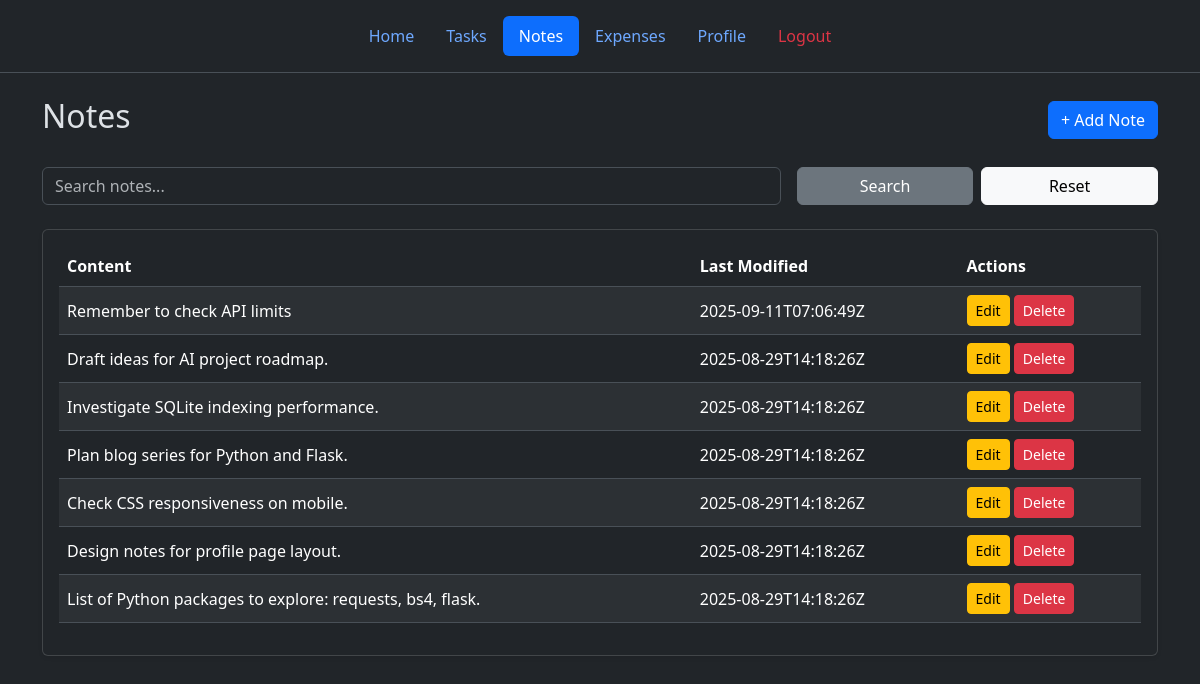
/notes (signed in), run on an earlier commit of the app's database.
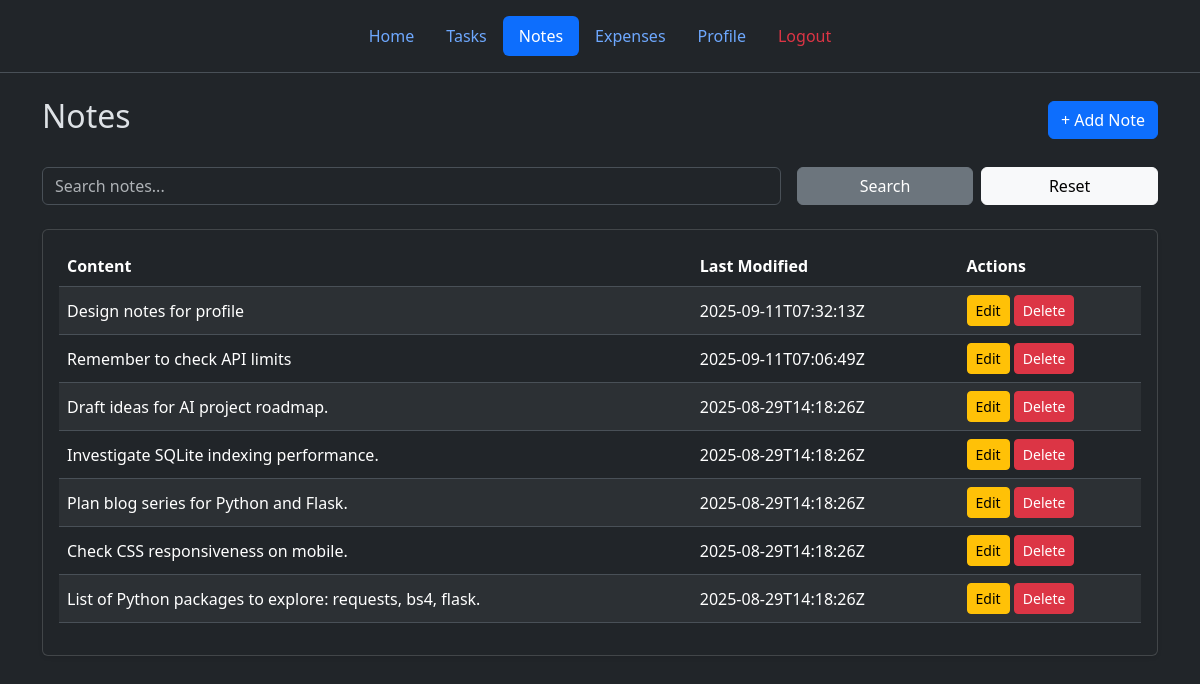
And on a later commit of the database.
### tables this page shows
CREATE TABLE notes (
  id TEXT PRIMARY KEY,            -- UUID v4
  user_id TEXT NOT NULL,
  content TEXT NOT NULL,
  is_deleted INTEGER DEFAULT 0,
  deleted_at TEXT,
  last_modified TEXT DEFAULT (strftime('%Y-%m-%dT%H:%M:%SZ','now')),
  synced INTEGER DEFAULT 0,
  FOREIGN KEY(user_id) REFERENCES users(id)
);

### web/routes.py (the view)
@main_bp.route("/notes")
@login_required
def notes_page():
    user_id = session["user_id"]
    db_path = current_app.config["DB_PATH"]
    search_term = request.args.get('q')
    all_notes = get_notes(db_path, user_id, search_term)
    return render_template("notes.html", notes=all_notes)

### web/models.py (called while the page is built)
def get_notes(db_path, user_id, search_term=None):
    query = "SELECT * FROM notes WHERE user_id=? AND is_deleted=0"
    params = [user_id]
    if search_term:
        query += " AND content LIKE ?"
        params.append(f'%{search_term}%')
    query += " ORDER BY last_modified DESC"
    with get_db_connection(db_path) as conn:
        return conn.execute(query, tuple(params)).fetchall()

### web/routes.py (called while the page is built)
def login_required(f):
    @wraps(f)
    def decorated_function(*args, **kwargs):
        if "user_id" not in session:
            flash("Please login to access this page.", "warning")
            return redirect(url_for("auth_bp.login"))
        return f(*args, **kwargs)
    return decorated_function

### web/utils.py (called while the page is built)
def get_db_connection(db_path: str):
    connect = sqlite3.connect(db_path)
    connect.row_factory = sqlite3.Row
    return connect

### web/templates/notes.html (shortened to what this page needs)
{% extends "base.html" %} {% block content %}
<div class="container mt-4">
  <div class="d-flex justify-content-between align-items-center mb-4">
    <h2>Notes</h2>
    <button
      class="btn btn-primary"
      data-bs-toggle="modal"
      data-bs-target="#addNoteModal"
    >
      + Add Note
    </button>
  </div>
  <form method="GET" class="row g-3 mb-4">
    <div class="col-md-8">
      <input
        type="text"
        name="q"
        class="form-control"
        placeholder="Search notes..."
        value="{{ request.args.get('q', '') }}"
      />
    </div>
    <div class="col-md-4 d-flex gap-2">
      <button class="btn btn-secondary w-50" type="submit">Search</button>
      <a href="{{ url_for('main_bp.notes_page') }}" class="btn btn-light w-50"
        >Reset</a
      >
    </div>
  </form>
  <div class="card shadow-sm">
    <div class="card-body">
      {% if notes %}
      <div class="table-responsive">
        <table class="table table-striped table-hover align-middle">
          <thead>
            <tr>
              <th>Content</th>
              <th>Last Modified</th>
              <th>Actions</th>
            </tr>
          </thead>
          <tbody>
            {% for note in notes %}
            <tr>
              <td>
                {{ note.content[:80] }}
              </td>
              <td>{{ note.last_modified or "-" }}</td>
              <td>
                <button
                  class="btn btn-sm btn-warning"
                  data-bs-toggle="modal"
                  data-bs-target="#editNote{{ note.id }}"
                >
                  Edit
                </button>
                <form
                  method="POST"
                  action="{{ url_for('main_bp.remove_note', note_id=note.id) }}"
                  class="d-inline"
                  onsubmit="return confirm('Are you sure you want to delete this note?');"
                >
                  <button type="submit" class="btn btn-sm btn-danger">
                    Delete
                  </button>
                </form>
              </td>
            </tr>
            {% endfor %}
          </tbody>
        </table>
      </div>
      {% else %}
      <p class="text-muted text-center">No notes available.</p>
      {% endif %}
    </div>
  </div>
</div>
{% endblock %}

What changed in the data, as far as the page shows it:
changed notes: content "Design notes for profile page layout." → "Design notes for profile"; last_modified "2025-08-29T14:18:26Z" → "2025-09-11T07:32:13Z"; moves up the list
